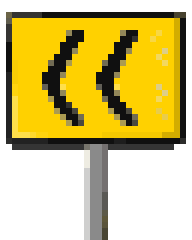
#> input picture OpenRun/4.7 ufficio/sglavinated_src/GRAFICA/scenari/comuni/oggetti/freccia_curva_sx.png, 32 x 40 px, found by its file name (shown 6 times larger)
$ python disegna_paesaggio.py ../../../GRAFICA/scenari/comuni/oggetti/freccia_curva_sx.png
#> lines starting #> are read from the running program, lines starting #| are printed output that depends on the picture
#!/usr/bin/env python3
# SPDX-License-Identifier: CC0-1.0
# Paesaggio a zone (Andrea 06/11): segnaposto per erba, cespugli, alberi,
# edifici e frecce di curva, uno stile per livello, pochi colori per livello e
# trama Bayer 4x4 solo sulle facciate grandi (regole palette/dithering 29/10).
# Disegnati da zero, nessun materiale Sega.
#
# Andrea li ridisegna a mano: stessi nomi e stesse misure. Lo strumento NON
# sovrascrive mai un PNG che esiste gia' (i disegni di Andrea restano), salvo
# --forza. Scrive sempre il raw del motore (formato SGLR) dal PNG presente.
#
# Lanciare da sglavinated_src/:
#   python3 "UFFICIO/Dipartimento Grafico/TOOLS/disegna_paesaggio.py"
#   python3 "UFFICIO/Dipartimento Grafico/TOOLS/disegna_paesaggio.py" --forza   (ridisegna i segnaposto)
#
# Misure (larghezza x altezza, pixel):
#   ciuffo 24x12, cespuglio 40x24, albero 48x96,
#   edificio_alto 64x128, edificio_medio 64x96, edificio_basso 96x64,
#   comuni/freccia_curva_dx e _sx 32x40.
import random
import struct
import sys
from pathlib import Path
from PIL import Image

SCENARI = Path("GRAFICA/scenari")
RAW = Path("motore_nuovo/dati/sprite_raw/scenari")

# Cartella "variante A" che il gioco usa gia' per gli oggetti di ogni livello.
CARTELLA = {
    "lv_01_neon": ".",
    "lv_02_atomico": ".",
    "lv_03_foglie": ".",
    "lv_04_cromo": ".",
    "lv_05_spray": ".",
    "lv_06_desktop": ".",
}

BAYER4 = [[0, 8, 2, 10], [12, 4, 14, 6], [3, 11, 1, 9], [15, 7, 13, 5]]
T = (0, 0, 0, 0)


def c(h, a=255):
    h = h.lstrip("#")
    return (int(h[0:2], 16), int(h[2:4], 16), int(h[4:6], 16), a)


class Tela:
    def __init__(self, w, h):
        self.w, self.h = w, h
        self.img = Image.new("RGBA", (w, h), T)
        self.px = self.img.load()

    def p(self, x, y, col):
        if 0 <= x < self.w and 0 <= y < self.h:
            self.px[x, y] = col

    def rett(self, x0, y0, x1, y1, col):  # x1, y1 esclusi
        for y in range(max(0, y0), min(self.h, y1)):
            for x in range(max(0, x0), min(self.w, x1)):
                self.px[x, y] = col

    def trama(self, x0, y0, x1, y1, a, b, da=0.0, fino=1.0):
        """Bayer 4x4 dall'alto (quasi tutto a) al basso (quasi tutto b)."""
        alt = max(1, y1 - y0 - 1)
        for y in range(max(0, y0), min(self.h, y1)):
            soglia = da + (fino - da) * (y - y0) / alt
            for x in range(max(0, x0), min(self.w, x1)):
                self.px[x, y] = b if (BAYER4[y % 4][x % 4] + 0.5) / 16 < soglia else a

    def ellisse(self, cx, cy, rx, ry, col):
        for y in range(int(cy - ry) - 1, int(cy + ry) + 2):
            for x in range(int(cx - rx) - 1, int(cx + rx) + 2):
                if ((x + 0.5 - cx) / rx) ** 2 + ((y + 0.5 - cy) / ry) ** 2 <= 1.0:
                    self.p(x, y, col)

    def contorno(self, col):
        """Bordo scuro di 1 px attorno alla sagoma: si legge anche piccolo."""
        dentro = [[self.px[x, y][3] > 0 for x in range(self.w)] for y in range(self.h)]
        for y in range(self.h):
            for x in range(self.w):
                if dentro[y][x]:
                    continue
                for dx, dy in ((1, 0), (-1, 0), (0, 1), (0, -1)):
                    xx, yy = x + dx, y + dy
                    if 0 <= xx < self.w and 0 <= yy < self.h and dentro[yy][xx]:
                        self.px[x, y] = col
                        break


# --- Stile di ogni livello: pochi colori, presi dal tema del livello. --------
STILI = {
    "lv_01_neon": dict(  # notte synthwave: palme, torri scure con finestre neon
        erba=[c("0A5A2A"), c("12A048"), c("6CFF9C")], cont=c("05101A"),
        albero="palma", tronco=[c("3A1E5A"), c("FF2BD6")], chioma=[c("004E5A"), c("00B8C8"), c("8CFFFF")],
        muro=[c("1A1840"), c("2C2866")], tetto=c("FF2BD6"), finestra=[c("0E0E26"), c("00E5FF"), c("FF2BD6"), c("FFE14D")],
        fiori=c("FF2BD6")),
    "lv_02_atomico": dict(  # deserto anni 50: cactus, case pastello googie
        erba=[c("8A6A30"), c("B89A54"), c("E8D9A0")], cont=c("4A3418"),
        albero="cactus", tronco=[c("2E6A3E"), c("8CC88A")], chioma=[c("2E6A3E"), c("4E9A5A"), c("8CC88A")],
        muro=[c("F2B8C6"), c("8FE3C8")], tetto=c("D04A4A"), finestra=[c("2A6A80"), c("9FE8FF"), c("FFF2B0"), c("FFF2B0")],
        fiori=c("FF6A8A")),
    "lv_03_foglie": dict(  # viale delle foglie: alberi tondi, fiori, case viola
        erba=[c("1F6F1F"), c("2E8B2E"), c("7ED957")], cont=c("0E2A10"),
        albero="tondo", tronco=[c("5A3418"), c("8A5A2A")], chioma=[c("1F6F1F"), c("38A838"), c("A8F060")],
        muro=[c("6A3A9A"), c("9A5AC8")], tetto=c("FFD100"), finestra=[c("2A0E3A"), c("FFD100"), c("FF7AD9"), c("A8F060")],
        fiori=c("FFD100")),
    "lv_04_cromo": dict(  # cromo: conifere scure, grattacieli d'acciaio
        erba=[c("3C4650"), c("5A6A72"), c("9AB0B8")], cont=c("0B1030"),
        albero="conifera", tronco=[c("2A2A30"), c("50505A")], chioma=[c("123038"), c("1E5060"), c("00D8FF")],
        muro=[c("5A6478"), c("98A4B8")], tetto=c("00D8FF"), finestra=[c("1A2030"), c("00D8FF"), c("E8F4FF"), c("00D8FF")],
        fiori=c("00D8FF")),
    "lv_05_spray": dict(  # periferia industriale: erbacce, alberi secchi, capannoni con graffiti
        erba=[c("4A5228"), c("6E7A3A"), c("A8B060")], cont=c("2A241C"),
        albero="secco", tronco=[c("3A2E24"), c("6A5644")], chioma=[c("4A5228"), c("6E7A3A"), c("A8B060")],
        muro=[c("7A3A2A"), c("9A9488")], tetto=c("5A5A66"), finestra=[c("2A2A30"), c("E01020"), c("00C878"), c("FFC800")],
        fiori=c("E01020")),
    "lv_06_desktop": dict(  # collina verde e cielo blu: alberi tondi, palazzi a "finestra"
        erba=[c("2C922C"), c("34A834"), c("8CE05A")], cont=c("10401A"),
        albero="tondo", tronco=[c("6A4A2A"), c("9A7040")], chioma=[c("1E7A28"), c("34A834"), c("A0F070")],
        muro=[c("C0C0C0"), c("E8E8E8")], tetto=c("0A3AA8"), finestra=[c("3A6EA5"), c("FFFFFF"), c("FFE14D"), c("FFFFFF")],
        fiori=c("FFFFFF")),
}


def ciuffo(s, rnd):
    t = Tela(24, 12)
    scuro, medio, chiaro = s["erba"]
    t.ellisse(12, 11, 11, 3, scuro)  # zolla
    for i in range(8):  # fili d'erba a ventaglio, 2 px: si leggono anche piccoli
        x = 3 + i * 2 + rnd.randint(0, 1)
        alto = rnd.randint(5, 11)
        piega = -1 if x < 10 else (1 if x > 14 else 0)
        for k in range(alto):
            xx = x + (piega if k > alto * 0.5 else 0)
            col = chiaro if k >= alto - 2 else (medio if k > 2 else scuro)
            t.p(xx, 10 - k, col)
            t.p(xx + 1, 10 - k, medio if k < alto - 1 else col)
    t.contorno(s["cont"])
    return t


def cespuglio(s, rnd):
    t = Tela(40, 24)
    scuro, medio, chiaro = s["chioma"] if s["albero"] in ("tondo", "conifera") else s["erba"]
    for cx, cy, r in ((12, 15, 9), (27, 14, 10), (20, 10, 9)):
        t.ellisse(cx, cy, r, r * 0.85, scuro)
    for cx, cy, r in ((12, 13, 6), (27, 12, 7), (20, 8, 6)):
        t.ellisse(cx, cy, r, r * 0.8, medio)
    for cx, cy in ((9, 9), (18, 5), (25, 8), (31, 10)):
        t.p(cx, cy, chiaro); t.p(cx + 1, cy, chiaro)
    for i in range(5):  # qualche fiore/bacca del colore del tema
        t.p(rnd.randint(6, 33), rnd.randint(6, 18), s["fiori"])
    t.rett(3, 22, 37, 24, scuro)
    t.contorno(s["cont"])
    return t


def albero(s, rnd):
    t = Tela(48, 96)
    tr, trc = s["tronco"]
    scuro, medio, chiaro = s["chioma"]
    tipo = s["albero"]
    if tipo == "palma":
        for y in range(28, 96):  # tronco leggermente curvo, ad anelli
            x = 24 + int(3 * ((96 - y) / 68) ** 2)
            t.rett(x - 3, y, x + 3, y + 1, trc if y % 6 == 0 else tr)
        for ang in range(7):  # foglie a raggiera
            dx = [-20, -14, -6, 0, 6, 14, 20][ang]
            for k in range(22):
                f = k / 21
                x = 27 + int(dx * f)
                y = 26 - int(10 * f) + int(16 * f * f) + (0 if abs(dx) > 8 else -int(4 * f))
                spess = 3 if f < 0.7 else 2
                t.rett(x - 1, y, x - 1 + spess, y + 2, medio)
                t.rett(x - 1, y + 2, x - 1 + spess, y + 3, scuro)
                t.p(x, y - 1, chiaro)
        t.ellisse(27, 27, 4, 3, scuro)
    elif tipo == "cactus":
        t.rett(19, 18, 29, 96, medio)
        t.rett(19, 18, 21, 96, scuro)
        t.rett(26, 20, 28, 96, chiaro)
        t.ellisse(24, 19, 5, 4, medio)
        for (x0, y0, y1, lato) in ((6, 34, 58, -1), (35, 44, 66, 1)):  # braccia
            t.rett(x0, y0, x0 + 7, y1, medio)
            t.rett(x0, y1 - 6, 24 if lato < 0 else x0 + 7, y1, medio)
            t.rett(x0 + 1, y0, x0 + 2, y1, chiaro)
            t.ellisse(x0 + 3.5, y0, 3.5, 3, medio)
        for y in range(24, 92, 6):
            t.p(23, y, chiaro)
        t.p(24, 13, s["fiori"]); t.p(23, 14, s["fiori"]); t.p(25, 14, s["fiori"])
    elif tipo == "conifera":
        t.rett(21, 76, 27, 96, tr)
        t.rett(21, 76, 23, 96, trc)
        for i, (y0, r) in enumerate(((4, 8), (20, 13), (38, 18), (56, 22))):
            for y in range(y0, y0 + 24):
                half = int(r * (y - y0) / 24) + 2
                t.rett(24 - half, y, 24 + half, y + 1, scuro if (y - y0) > 18 else medio)
            t.rett(24 - 1, y0 + 2, 24 + 1, y0 + 14, chiaro)
    elif tipo == "secco":
        t.rett(21, 30, 27, 96, tr)
        t.rett(21, 30, 23, 96, trc)
        rami = ((24, 40, -16, -18), (24, 34, 14, -20), (24, 52, 18, -12), (24, 60, -18, -10), (24, 30, -4, -24))
        for x0, y0, dx, dy in rami:
            for k in range(20):
                f = k / 19
                x, y = x0 + int(dx * f), y0 + int(dy * f)
                t.rett(x - (1 if f < 0.5 else 0), y, x + 1, y + 1, tr)
        for i in range(10):  # qualche foglia rada
            t.ellisse(rnd.randint(8, 40), rnd.randint(8, 40), 2, 1.5, medio)
    else:  # tondo
        t.rett(21, 56, 27, 96, tr)
        t.rett(21, 56, 23, 96, trc)
        t.rett(18, 92, 30, 96, tr)
        for cx, cy, r in ((24, 30, 20), (12, 42, 11), (36, 42, 11), (24, 14, 13)):
            t.ellisse(cx, cy, r, r * 0.9, scuro)
        for cx, cy, r in ((22, 27, 15), (13, 38, 7), (33, 37, 8), (23, 13, 9)):
            t.ellisse(cx, cy, r, r * 0.9, medio)
        for i in range(14):
            x, y = rnd.randint(10, 34), rnd.randint(6, 34)
            t.p(x, y, chiaro); t.p(x + 1, y, chiaro)
    t.contorno(s["cont"])
    return t


def edificio(s, rnd, w, h, piani_px, nome):
    t = Tela(w, h)
    muro_a, muro_b = s["muro"]
    spento, *accese = s["finestra"]
    margine = 2
    tetto_h = 4
    # Facciata: trama Bayer dal muro chiaro (alto) allo scuro (basso), un solo
    # campo tramato per immagine (regole dithering 29/10).
    t.trama(margine, tetto_h, w - margine, h, muro_b, muro_a, 0.15, 0.85)
    t.rett(margine, 0, w - margine, tetto_h, s["tetto"])
    t.rett(margine + 2, tetto_h, w - margine - 2, tetto_h + 1, s["cont"])
    # Finestre: griglia regolare, alcune accese col colore del tema.
    fw, fh = (4, 5) if w <= 64 else (6, 4)
    passo_x = fw + 3
    nx = (w - 2 * margine - 4) // passo_x
    off = (w - nx * passo_x) // 2 + 1
    y = tetto_h + 5
    while y + fh < h - 14:
        for i in range(nx):
            col = rnd.choice(accese) if rnd.random() < 0.45 else spento
            t.rett(off + i * passo_x, y, off + i * passo_x + fw, y + fh, col)
        y += piani_px
    # Ingresso e zoccolo.
    t.rett(margine, h - 6, w - margine, h, s["cont"])
    pw = 10 if w <= 64 else 16
    t.rett(w // 2 - pw // 2, h - 13, w // 2 + pw // 2, h, accese[0])
    t.rett(w // 2 - pw // 2 + 1, h - 12, w // 2 + pw // 2 - 1, h, spento)
    if nome == "edificio_alto" and s["albero"] in ("palma", "conifera"):  # antenna in cima
        t.rett(w // 2, 0, w // 2 + 1, 0, s["tetto"])
    t.contorno(s["cont"])
    return t


def freccia(dx):
    # Cartello di curva: pannello giallo, freccia nera, palo. dx=True -> punta a destra.
    t = Tela(32, 40)
    giallo, nero, palo = c("FFD100"), c("101010"), c("8A8A8A")
    t.rett(14, 22, 18, 40, palo)
    t.rett(1, 2, 31, 24, nero)
    t.rett(2, 3, 30, 23, giallo)
    for k in range(2):  # due chevron
        for i in range(9):
            xa = (7 + k * 9 + (i if i <= 4 else 8 - i)) if dx else (24 - k * 9 - (i if i <= 4 else 8 - i))
            t.rett(xa - 1, 5 + i * 2, xa + 2, 7 + i * 2, nero)
    return t


def salva(tela, png, raw, forza):
    png.parent.mkdir(parents=True, exist_ok=True)
    if forza or not png.exists():
        tela.img.save(png)
        print(f"disegnato {png}")
    img = Image.open(png).convert("RGBA")  # sempre dal PNG presente (anche quello di Andrea)
    dati = b"SGLR" + struct.pack("<II", img.width, img.height) + img.tobytes()
    raw.parent.mkdir(parents=True, exist_ok=True)
    if not raw.exists() or raw.read_bytes() != dati:
        raw.write_bytes(dati)
        print(f"raw {raw} ({img.width}x{img.height})")


def main():
    forza = "--forza" in sys.argv
    for livello, cartella in CARTELLA.items():
        s = STILI[livello]
        rnd = random.Random(livello)  # stesso disegno a ogni lancio
        base = SCENARI / livello / cartella / "oggetti"
        pezzi = {
            "ciuffo": ciuffo(s, rnd),
            "cespuglio": cespuglio(s, rnd),
            "albero": albero(s, rnd),
            "edificio_alto": edificio(s, rnd, 64, 128, 9, "edificio_alto"),
            "edificio_medio": edificio(s, rnd, 64, 96, 10, "edificio_medio"),
            "edificio_basso": edificio(s, rnd, 96, 64, 9, "edificio_basso"),
        }
#> in __init__ (call 2), `self.img = Image.new("RGBA", (w, h), T)`: self.img: PIL image 40x24 RGBA; every value is 0
#> in __init__ (call 3), `self.img = Image.new("RGBA", (w, h), T)`: self.img: PIL image 48x96 RGBA; every value is 0
#> in __init__ (call 4), `self.img = Image.new("RGBA", (w, h), T)`: self.img: PIL image 64x128 RGBA; every value is 0
#> in __init__ (call 5), `self.img = Image.new("RGBA", (w, h), T)`: self.img: PIL image 64x96 RGBA; every value is 0
#> in __init__ (call 6), `self.img = Image.new("RGBA", (w, h), T)`: self.img: PIL image 96x64 RGBA; every value is 0
        for nome, tela in pezzi.items():
            if livello == "lv_06_desktop" and nome in ("ciuffo", "cespuglio", "albero"):
                continue  # stile Windows 98: TOOLS/disegna_paesaggio_w98.py (07/11)
            salva(tela, base / f"obj_{nome}.png", RAW / livello / f"{nome}.sglraw", forza)
#| raw motore_nuovo/dati/sprite_raw/scenari/lv_01_neon/ciuffo.sglraw (24x12)
    comuni = SCENARI / "comuni" / "oggetti"
    salva(freccia(True), comuni / "freccia_curva_dx.png", RAW / "comuni" / "freccia_curva_dx.sglraw", forza)
#> in __init__ (call 37), `self.img = Image.new("RGBA", (w, h), T)`: self.img: PIL image 32x40 RGBA; every value is 0
#> in salva (call 34), `tela.img.save(png)`:
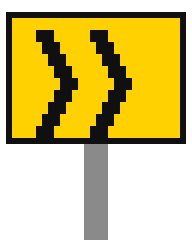
#> saved as freccia_curva_dx.png: PIL image 32x40 RGBA (shown 6 times larger); mean R, G, B, A 99.5, 83.3, 9.5, 144.2; transparent parts drawn white
#| raw motore_nuovo/dati/sprite_raw/scenari/comuni/freccia_curva_dx.sglraw (32x40)
    salva(freccia(False), comuni / "freccia_curva_sx.png", RAW / "comuni" / "freccia_curva_sx.sglraw", forza)
#> in salva, img is the input picture: PIL image 32x40 RGBA; mean R, G, B, A 131.9, 115.7, 42.2, 148.8
#| raw motore_nuovo/dati/sprite_raw/scenari/comuni/freccia_curva_sx.sglraw (32x40)


if __name__ == "__main__":
    main()
